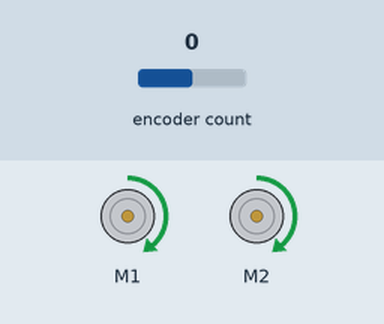
Bench run of a sketch on a simulated Arduino Uno, built with avr-gcc and run on an emulated ATmega328P. Parts: 2 × DC motor (green arrow = forward, orange = backward, longer = faster). The inputs (shaded band) are chosen by the test bench; at power-on: encoder count 0.

Above: at 0.1 s.
Timing chart, 0 to 1.6 s (numbered marks = the images above):
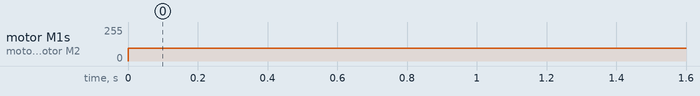

The sketch:

Characterization.ino
```cpp
/* This code is meant to be used to characterize the robot.
   The control functions are included from GoToPoint, so put
   commands into void loop(){...} to make it do stuff */

#include <PID.h>
#include <ros.h>
#include <Encoder.h>
#include <std_msgs/Int8.h>
#include <std_msgs/String.h>
#include <std_msgs/Float64.h>
#include <std_msgs/Float64MultiArray.h>
#include <std_msgs/Bool.h>
#include "DualVNH5019MotorShield.h"


DualVNH5019MotorShield md1;
ros::NodeHandle  nh;
std_msgs::Bool readyForData;
ros::Publisher beaconRequest("beacon_requestM", &readyForData);

// Static constants
static int pulseRatio = 600; // Number of encoder counts per rotation (or 1200?)
static double wheelDiameter = 7.75; // Diameter of the wheels in inches
static double wheelBase = 38; // Distance between wheels in inches

// Global Variables
long long countR, countL; // Encoder count
bool stateR, stateL, lastStateR, lastStateL, left, right;
double currentAngle, targetAngle, currentDistance, targetDistance; // The current angle of the robot, relative to start. Want to use gyro for this eventually
unsigned long lastTime; // Last recorded time in milliseconds

// Function prototypes
void turnInPlace(int dir, double angle, double setspeed);
void turnRightPivot(double setspeed);
void turnLeftPivot(double setspeed);
void stopMotors();
void zeroEncoders();
double encounterToDistance(int count);
//PID robot(pulseRatio, wheelDiameter, wheelBase, .01, .01, .01, .01, .5); // Wheel diameter used to be set to 10, unsure of why
Encoder myEnc(5, 6);

void setup()
{
  //  nh.initNode();
  //  nh.subscribe(sub);
  //  nh.advertise(beaconRequest);
  md1.init();
  //Serial.begin(9600);
  //Initialize PID parameters:
  zeroEncoders();
  left = 0;
  right = 0;
  lastTime = millis();
  targetDistance = 36;
  targetAngle = 0;
}

void loop () {
  md1.setM1Speed(150);
  md1.setM2Speed(150);
  delay(5000);
}

// This code will run continuously while the arduino is powered
/*void loop()
{
  /*if(millis() - lastTime > 10000){
    targetDistance = -targetDistance;
    lastTime = millis();
    Serial.print("Switiching to: ");
    Serial.print(targetDistance);
    Serial.print("\nAnd we are at: ");
    Serial.print(currentDistance);
    Serial.print("\n\n");
  }
  if(millis() - lastTime > 1000){
    targetDistance = -targetDistance;
    lastTime = millis();
    Serial.print("We are at: ");
    Serial.print(currentDistance);
    Serial.print("\nWith angle: ");
    Serial.print(currentAngle );
    Serial.print("\n\n");
  }
  currentAngle = 0;
  // Figure out what the motors need to do
  if(abs(targetAngle - currentAngle) > 5) { // With 5 degrees of precision
    if(targetAngle > currentAngle) {
      left = 1;
      right = 0;
    } else {
      left = 0;
      right = 1;
    }
  } else if(abs(targetDistance - currentDistance) > 12) { // With 12 inches of precision
    double deltaDistance = targetDistance - currentDistance;
    if(targetDistance > currentDistance) {
      //robot.movexinches(command.data[1], command.data[2]);
      left = 1;
      right = 1;
    } else {
      left = -1;
      right = -1;
    }
  } else {
    left = 0;
    right = 0;
  }


  /*if (right) {
    turnLeftPivot(120);
  } else if (left) {
    turnRightPivot(120);
  } else {
    stopMotors();
  }

  // Update motors
  md1.setM1Speed(left * 130);
  md1.setM2Speed(right * 130);

  // Update encoders
  stateL = (analogRead(A0) > 500);
  if (lastStateL != stateL && stateL) { // On change in pulse, increment
    countL++;
  }
  lastStateL = stateL;

  stateR = (analogRead(A1) > 500);
  if (lastStateR != stateR && stateL) { // On change in pulse, increment
    countR++;
  }
  lastStateR = stateR;
  currentAngle = 360.0 * (encoderToDistance(countL)-encoderToDistance(countR))/(3.14159*wheelDiameter);
  currentDistance = (encoderToDistance(countR) + encoderToDistance(countL))/2;
}*/

void stopMotors() {
  md1.setM1Speed(0);
  md1.setM2Speed(0);
}

// Function that makes the robot turn right by changing the left wheel's speed
void turnRightPivot(double setspeed)
{
  // Set left wheels speed
  md1.setM1Speed(setspeed);
  md1.setM2Speed(0);
}

// Function that makes the robot turn right by changing the left wheel's speed
void turnLeftPivot(double setspeed)
{
  // Set left wheels speed
  md1.setM1Speed(0);
  md1.setM2Speed(setspeed);
}

void zeroEncoders() {
  countL = 0;
  countR = 0;
  lastStateR = 0;
  lastStateL = 0;
  stateR = 0;
  stateL = 0;
  currentAngle = 0;
  //targetAngle = 0;
  currentDistance = 0;
  //targetDistance = 0;
}

double encoderToDistance(int counts) {
  return (counts/pulseRatio*1.0)*3.14159*wheelDiameter;
}

//ros::Subscriber<std_msgs::Float64> sub("beacon_data", &beaconCallback);
//ros::Subscriber<std_msgs::Float64MultiArray> comndSub("command", &commandCallback);


// OLD, UNUSED CODE

/*

// Function that turns the robot without moving
// dir={0:left or 1:right}
// angle={desired turn angle}
// setspeed={speed at which the turn takes place}
void turnInPlace(int dir, double angle, double setspeed) {
  int state = 0, laststate = 0;
  int encoder=0;
  double leftSpeed = setspeed, rightSpeed = setspeed;

  // Set wheels to turn in opposing directions at speed "setspeed"
  if (dir == 0) {
    leftSpeed *= -1;  // 1 means left
    encoder=A0;
  }
  else {
    rightSpeed *= -1; // not 1 means right
    encoder=A1;
  }

  // Converts given angle to encoder counts
  int countmax = (pulseRatio*wheelBase*(angle/360))/wheelDiameter; // Numerator does not have 2, since we are pivoting halfway through r
  int counter = 0;

  // Sets the wheels to turn at equal but opposite speeds
  md1.setM1Speed(leftSpeed);
  md1.setM2Speed(rightSpeed);

  // this loop counts the shaft encoder pulses and stops when it thinks the turn is complete
  while (counter < countmax) {
    if (analogRead(encoder) > 500) // if we read a pulse
    {
      state = 1;
    }
    else
    {
      state = 0;
    }
    if (laststate != state) // On down pulse, increment
    {
      counter++;
    }
    laststate = state;
  }

  // Reset the wheel speeds to zero
  md1.setM1Speed(0);
  md1.setM2Speed(0);
}


// Function that makes the robot turn right by changing the left wheel's speed
void turnRight(double angle, double setspeed)
{
  int state = 0, laststate = 0;

  int countmax = (2*pulseRatio*wheelBase*(angle/360)/wheelDiameter);
  int counter = 0;
  int i = 0;

  // Set left wheels speed
  md1.setM1Speed(setspeed);

  // This loop counts the shaft encoder pulses
  while (counter < countmax) {
    if (analogRead(A0) > 500)
    {
      state = 1;
    }
    else
    {
      state = 0;
    }
    if (laststate != state)
    {
      counter++;
    }
    laststate = state;
    i++;
  }

  // Returns left wheel speed to zero
  md1.setM1Speed(0);
}


// Function that makes the robot turn left by changing the right wheel's speed
void turnLeft(double angle, double setspeed)
{
  int state = 0, laststate = 0;

  int countmax = (2*pulseRatio*wheelBase*(angle/360)/wheelDiameter);
  //  Serial.print("\nTurn left countmax: \n");
  //  Serial.print(countmax);
  int counter = 0;

  // Sets the right wheel speed
  md1.setM2Speed(setspeed);

  // This loop counts the shaft encoder pulses
  while (counter < countmax) {
    if (analogRead(A1) > 500)
    {
      state = 1;
    }
    else
    {
      state = 0;
    }
    if (laststate != state)
    {
      counter++;
      //        Serial.print("\nRight wheel: ");
      //        Serial.print(counter);
    }
    laststate = state;
  }

  // Return the right wheel speed to zero
  md1.setM2Speed(0);
}

// Function that uses beacon data to determine the direction the robot is facing
// Turns the robot and sends it forward 150 (cm?) at speed 15
void beaconCallback( const std_msgs::Float64& angle)
{
  //readyForData.data=false;
  //beaconRequest.publish(&readyForData);
  //3 feet
  double distance = 150;
  // If the needed angle is more than 30 degrees off, turn and check again
  if (angle.data >= 30 || angle.data <= -30)
  {
    //turnInPlace(0,45,150);
  }
  // If the angle is >0, turn right til straight
  else if (angle.data > 0) {
    //Turn to the angle and go
    turnInPlace(0, angle.data, 250);
    robot.movexinches(distance, 15);
  }
  // If the angle is <0, turn left til straight
  else {
    turnInPlace(1, angle.data, 250);
    robot.movexinches(distance, 15);
  }

  readyForData.data = true;
  beaconRequest.publish(&readyForData);

}

//Command 0=straight   data[1]=distance  data[2]=speed
//Command 1=turnRight  data[1]=angle     data[2]=speed
//Command 2=turnLeft   data[1]=angle     data[2]=speed
void commandCallback(const std_msgs::Float64MultiArray& command)
{
  if (command.data[0] == 0)
  {
    robot.movexinches(command.data[1], command.data[2]);
  } else if (command.data[0] == 1) {
    turnRight(command.data[1], command.data[2]);
  } else if (command.data[0] == 2) {
    turnLeft(command.data[1], command.data[2]);
  }
}


*/
```

Measured:
- by itself, motor M1, motor M2: stopped → forward 95/255 at 0.00 s
